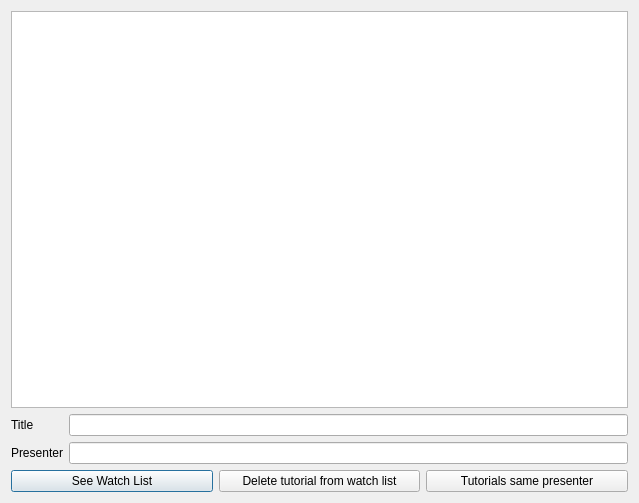
<?xml version="1.0" encoding="UTF-8"?>
<ui version="4.0">
 <class>UserDialog</class>
 <widget class="QDialog" name="UserDialog">
  <property name="geometry">
   <rect>
    <x>0</x>
    <y>0</y>
    <width>639</width>
    <height>503</height>
   </rect>
  </property>
  <property name="windowTitle">
   <string>Dialog</string>
  </property>
  <layout class="QVBoxLayout" name="verticalLayout">
   <item>
    <widget class="QListWidget" name="WatchListWidget"/>
   </item>
   <item>
    <layout class="QFormLayout" name="formLayout">
     <item row="0" column="0">
      <widget class="QLabel" name="Titlelabel">
       <property name="text">
        <string>Title</string>
       </property>
      </widget>
     </item>
     <item row="0" column="1">
      <widget class="QLineEdit" name="TitlelineEdit"/>
     </item>
     <item row="1" column="0">
      <widget class="QLabel" name="Presenterlabel">
       <property name="text">
        <string>Presenter</string>
       </property>
      </widget>
     </item>
     <item row="1" column="1">
      <widget class="QLineEdit" name="PresenterlineEdit"/>
     </item>
    </layout>
   </item>
   <item>
    <layout class="QHBoxLayout" name="horizontalLayout">
     <item>
      <widget class="QPushButton" name="SeeWatchListButton">
       <property name="text">
        <string>See Watch List</string>
       </property>
      </widget>
     </item>
     <item>
      <widget class="QPushButton" name="DeleteTutorialButton">
       <property name="text">
        <string>Delete tutorial from watch list</string>
       </property>
      </widget>
     </item>
     <item>
      <widget class="QPushButton" name="SamePresenterButton">
       <property name="text">
        <string>Tutorials same presenter</string>
       </property>
      </widget>
     </item>
    </layout>
   </item>
  </layout>
  <zorder>WatchListWidget</zorder>
  <zorder>Titlelabel</zorder>
  <zorder>Presenterlabel</zorder>
  <zorder>TitlelineEdit</zorder>
  <zorder>PresenterlineEdit</zorder>
  <zorder>SamePresenterButton</zorder>
  <zorder>SeeWatchListButton</zorder>
  <zorder>DeleteTutorialButton</zorder>
 </widget>
 <resources/>
 <connections>
  <connection>
   <sender>SeeWatchListButton</sender>
   <signal>clicked()</signal>
   <receiver>UserDialog</receiver>
   <slot>SeeWatchList()</slot>
   <hints>
    <hint type="sourcelabel">
     <x>109</x>
     <y>487</y>
    </hint>
    <hint type="destinationlabel">
     <x>145</x>
     <y>498</y>
    </hint>
   </hints>
  </connection>
  <connection>
   <sender>DeleteTutorialButton</sender>
   <signal>clicked()</signal>
   <receiver>UserDialog</receiver>
   <slot>DeleteTutorial()</slot>
   <hints>
    <hint type="sourcelabel">
     <x>351</x>
     <y>492</y>
    </hint>
    <hint type="destinationlabel">
     <x>361</x>
     <y>497</y>
    </hint>
   </hints>
  </connection>
  <connection>
   <sender>SamePresenterButton</sender>
   <signal>clicked()</signal>
   <receiver>UserDialog</receiver>
   <slot>SamePresenter()</slot>
   <hints>
    <hint type="sourcelabel">
     <x>547</x>
     <y>490</y>
    </hint>
    <hint type="destinationlabel">
     <x>555</x>
     <y>496</y>
    </hint>
   </hints>
  </connection>
 </connections>
 <slots>
  <slot>SeeWatchList()</slot>
  <slot>DeleteTutorial()</slot>
  <slot>SamePresenter()</slot>
 </slots>
</ui>
